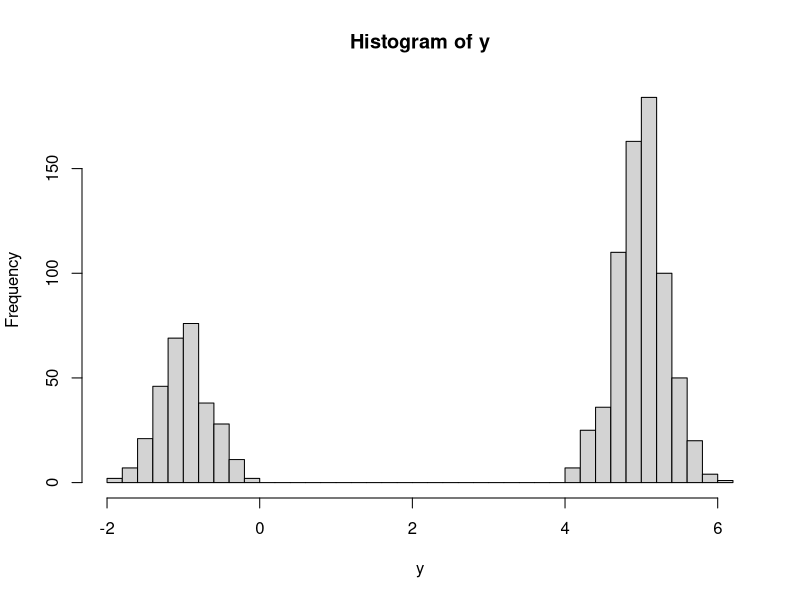

This chart was generated by the following R code:
# EM Algorithm for Gaussian Mixture
# May 2017
# Jennifer Starling

rm(list=ls())

#===========================================================================
#=== Genererate some simulated data from a 2-component Gaussian mixture. ===
#===========================================================================

true.weights = c(.3,.7)
n = 1000
true.mu = c(-1,5)
true.cov = matrix(c(.1,0,0,.1), nrow=2, byrow=T) #Two gaussians are independent.

y = c( rnorm(n*true.weights[1], true.mu[1], sqrt(true.cov[1,1])) , 
	   rnorm(n*true.weights[2], true.mu[2], sqrt(true.cov[2,2])) )

hist(y,breaks=30)

#===========================================================================
#=== EM Algorithm Functions ================================================
#===========================================================================

my.em = function(y,niter,mu0,cov0){
	#-----------------------------------------------------------------------
	# FUNCTION:		EM Algorithm function for 2-component gaussian mixture.
	#-----------------------------------------------------------------------
	# INPUTS:		y 		= data values
	#				niter 	= number of EM algorithm iterations	
	#				mu0 	= starting guess for vector of means
	#				cov0    = starting guess for covariance matrix  
	#-----------------------------------------------------------------------
	# OUTPUT:		w.j		=
	#				mu.j	=
	#				cov.j	=
	#				d.i		=
	#-----------------------------------------------------------------------
	
	#-----------------------------------------------------------------------
	# Setup
	#-----------------------------------------------------------------------
	
	# Initialize data structures.
	n 				= length(y)				#Number of observations.
	w.j 			= matrix(NA,2,niter)	#Vectors (cols) of component weights for each iter.
	rownames(w.j) 	= c('w1','w2')
	logl			= rep(NA,niter)			#Vector of logl for each iter.
	
	mu.j  = matrix(NA,2,niter)	#Vectors (cols) of component means for each iter.
	cov.j = list()				#List of cov matrices for each iter.
	
	# Initialize algorithm starting values.
	mu.j[,1] = rep(0,2)
	cov.j[[1]] = diag(1,2)
	
	#Initialize random group memberships.
	w.j[,1] = rep(.5,2)
	w.ij[,1] = sample(1:2,size=n,replace=T,prob=c(.5,.5))
	
	#-----------------------------------------------------------------------
	# EM algorithm updates.
	#-----------------------------------------------------------------------
	
	for (i in 2:niter){
		
		#----------------------------------------------------------------
		# E Step
		#----------------------------------------------------------------
		
		# Compute membership weights for each observation.
		probs = matrix(NA,n,2)
		
		for (j in 1:2){
			
			num 	= w.j[j,i-1] * dnorm(y,mu.j[j,i-1], sqrt(cov.j[[i-1]][j,j]))
			denom 	= w.j[1,i-1] * dnorm(y,mu.j[1,i-1], sqrt(cov.j[[i-1]][1,1])) + 
					  w.j[2,i-1] * dnorm(y,mu.j[2,i-1], sqrt(cov.j[[i-1]][2,2]))
		
			probs[,j] = num / denom
		}
		
		#Normalize probs.
		probs = probs / rowSums(probs) 
		
		#----------------------------------------------------------------
		# M Step
		#----------------------------------------------------------------
		
		# Compute new weights.
		Nk = colSums(probs) #Effective number of data points assigned to component k (sum of membership weights for kth component)
		w.j[,i] = Nk/n		#New weights.
		
		# Updated means.
		mu.1.new = (1/Nk[1]) * sum(w.j[,1] * y)
		mu.2.new = (1/Nk[2]) * sum(w.j[,2] * y)
		mu.j[,i] = c(mu.1.new, mu.2.new)
		
		# Updated covariance.
		cov.11.new = (1/Nk[1]) * sum(w.j[,1] * (y-mu.1.new) %*% t(y - mu.1.new))
		cov.22.new = (1/Nk[2]) * sum(w.j[,2] * (y-mu.2.new) %*% t(y - mu.2.new))
		
		cov.j[[i]] = matrix(c(cov.11.new, 0, 0, cov.22.new), nrow=2, byrow=T)
		
		#----------------------------------------------------------------
		# Update logl and check convergence.
		#----------------------------------------------------------------
		
		logl[i] = 0
		
		#for (k in 1:2){
			#logl[i] = logl[i] + w.j[k,i] * dnorm(y,mu.j[k,i],sqrt(cov.j[[i]][k,k]))
		#}
		
	}
	
	#-----------------------------------------------------------------------
	# Return output.
	#-----------------------------------------------------------------------
	
} # End my.em function



